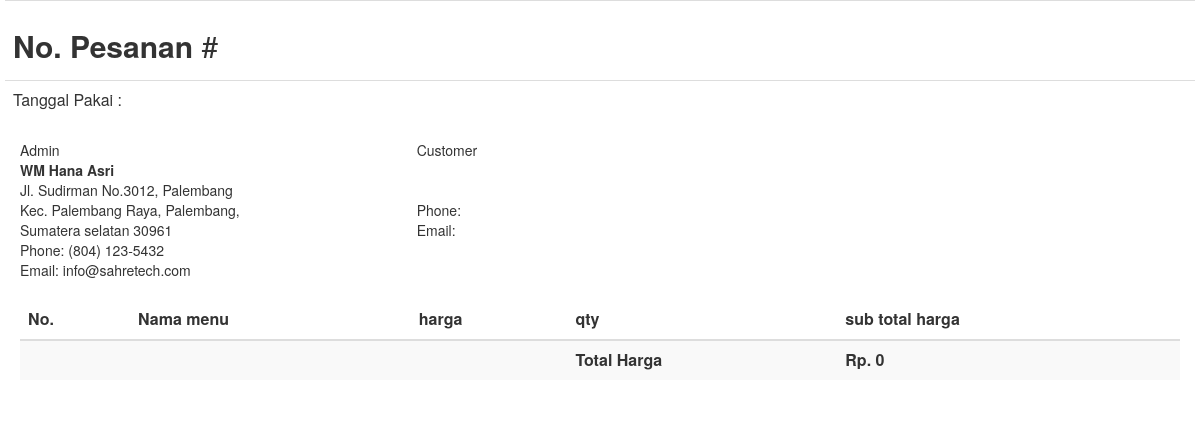
Before: /nota.php?resi=HNSR2023019044642 with the older database file.
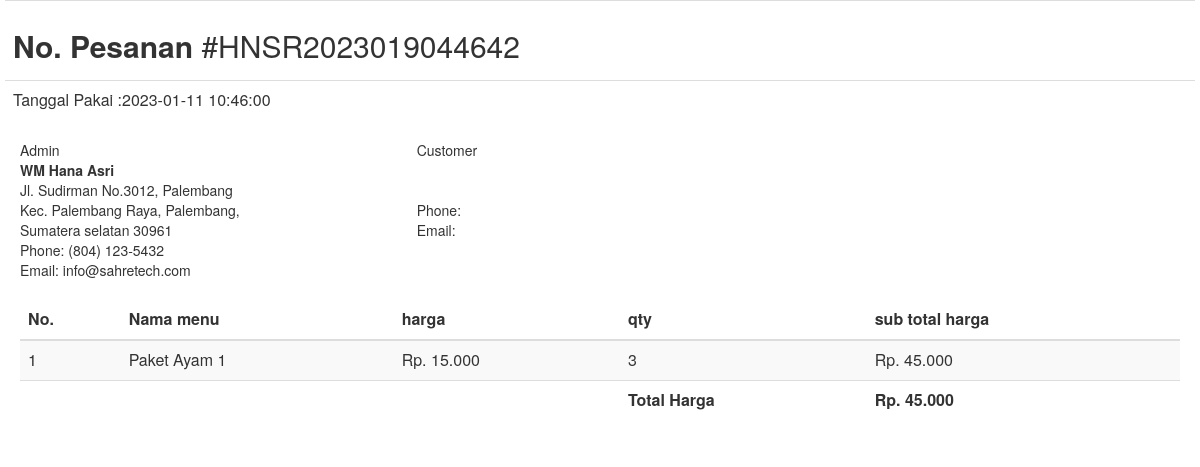
After: the same page with the newer database file.
### tables this page shows
CREATE TABLE `orders` (
  `id_order` int(11) NOT NULL,
  `no_pesanan` varchar(255) NOT NULL,
  `tgl_pesan` date NOT NULL,
  `tgl_pakai` datetime NOT NULL,
  `harga_satuan` varchar(50) NOT NULL,
  `qty` varchar(255) NOT NULL,
  `subtotal_harga` varchar(50) NOT NULL,
  `total_harga` varchar(50) NOT NULL,
  `alamat_lengkap` varchar(255) NOT NULL,
  `no_hp` varchar(15) NOT NULL,
  `catatan` varchar(255) DEFAULT NULL,
  `tgl_bayar` date DEFAULT NULL,
  `bukti_pembayaran` varchar(255) DEFAULT NULL,
  `status_pesanan` enum('Belum Dibayar','Sedang Diproses','Selesai') NOT NULL,
  `id_user` int(11) NOT NULL,
  `id_menu` int(11) NOT NULL,
  `id_pembayaran` int(11) NOT NULL
);

CREATE TABLE `menu` (
  `id_menu` int(11) NOT NULL,
  `nama_menu` varchar(100) NOT NULL,
  `harga` varchar(50) NOT NULL,
  `detail` text NOT NULL,
  `gambar` varchar(50) NOT NULL,
  `id_kategori` int(11) NOT NULL
);

### function/rupiah.php (called while the page is built)
<?php
function rupiah($angka){
	$hasil_rupiah = "Rp. " . number_format($angka,0,',','.');
	return $hasil_rupiah;
}
?>

### nota.php (the view, shortened to what this page needs)
<link rel="stylesheet" href="https://maxcdn.bootstrapcdn.com/bootstrap/3.3.7/css/bootstrap.min.css">
<body style="padding: 0 20;">
    <div>
        <?php
        include "koneksi.php";
        include('function/rupiah.php');
        $idUser   =  $_SESSION['name'];
        $userMail =  $_SESSION['email'] ;
        $no_pesanan = $_GET['resi'];
        $select = mysqli_query($koneksi, "SELECT * FROM orders JOIN menu ON orders.id_menu = menu.id_menu JOIN pembayaran ON orders.id_pembayaran = pembayaran.id_pembayaran WHERE no_pesanan = '$no_pesanan'");
        $select2 = mysqli_query($koneksi, "SELECT * FROM orders WHERE no_pesanan = '$no_pesanan'");
        $data1 = mysqli_fetch_array($select2);
        ?>
        <section class="content">
            <div class="row">
                <div>
                    <div class="span12">
                        <table class="table">
                            <tbody>
                                <tr>
                                    <td><h2><strong>No. Pesanan </strong>#<?php echo $data1['no_pesanan']; ?> </h2></td>
                                </tr>
                                <tr>
                                    <td>Tanggal Pakai :</strong><?php echo $data1['tgl_pakai']; ?></td>
                                </tr>
                            </tbody>
                        </table>
                    </div>
                </div>
            </div>
            <div class="row invoice-info">
                <div class="col-sm-4 invoice-col">
                  Admin
                  <address>
                    <strong>WM Hana Asri</strong><br>
                    Jl. Sudirman No.3012, Palembang<br>
                    Kec. Palembang Raya, Palembang,<br>
                    Sumatera selatan 30961<br>
                    Phone: (804) 123-5432<br>
                    Email: info@sahretech.com
                </address>
            </div>
            <div class="col-sm-4 invoice-col">
              Customer
              <address>
                <strong><?php echo $idUser; ?></strong><br>
                <?php echo $data1['alamat']; ?><br>
                Phone: <?php echo $data1['nohp']; ?><br>
                Email: <?php echo $userMail; ?>
            </address>
        </div>
    </div>
    <div class="row">
        <div class="col-xs-12 table-responsive">
          <table class="table table-striped">
            <thead>
                <tr>
                  <th>No.</th>
                  <th>Nama menu</th>
                  <th>harga</th>
                  <th>qty</th>
                  <th>sub total harga</th>
              </tr>
          </thead>
          <tbody>
            <?php
            $no=1;
            $grand_total = 0;
            while($data = mysqli_fetch_array($select)){
                ?>
                <tr>
                    <td><?php echo $no++; ?></td>
                    <td><?php echo $data['nama_menu']; ?></td>
                    <td><?php echo rupiah($data['harga_satuan']); ?></td>
                    <td><?php echo $data['qty']; ?></td>
                    <td><?php echo rupiah($sub_total = ($data['harga_satuan'] * $data['qty'])); ?></td>
                </tr>
                <?php
                $grand_total += $sub_total;
            }
            ?>
            <tr>
                <td colspan="3"></td>
                <td><b>Total Harga</b></td>
                <td><b><?php echo rupiah($grand_total); ?></b></td>
            </tr>
        </tbody>
    </table>
</div>
</section>
</div>
</body>

Changed rows visible on the page:
added orders: no_pesanan "HNSR2023019044642", tgl_pakai "2023-01-11 10:46:00", id_menu.nama_menu "Paket Ayam 1", harga_satuan "Rp. 15.000", qty "3", rupiah($sub_total = ($data['harga_satuan'] * $data['qty'])) "Rp. 45.000"
Other visible differences:
rupiah($grand_total): "Rp. 0" → "Rp. 45.000"
